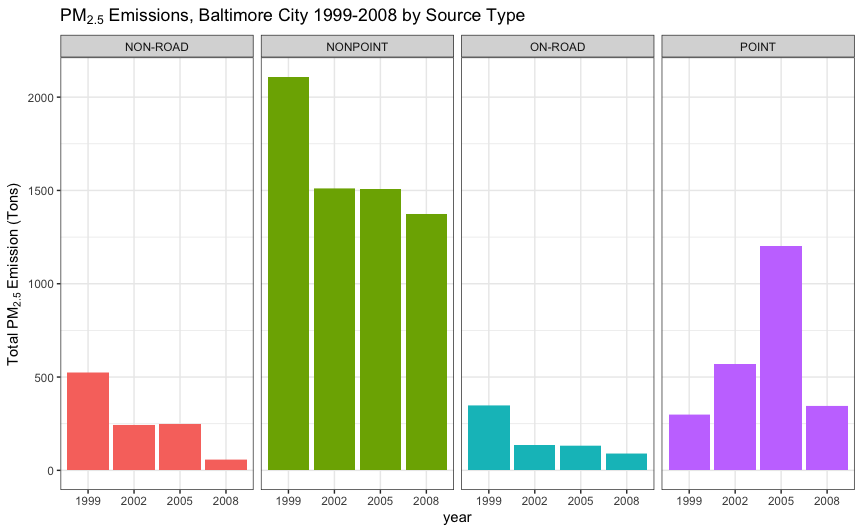

The R source for this figure:
ggp <- ggplot(baltimoreNEI,aes(factor(year),Emissions,fill=type)) +
geom_bar(stat="identity") +
theme_bw() + guides(fill=FALSE)+
facet_grid(.~type,scales = "free",space="free") +
labs(x="year", y=expression("Total PM"[2.5]*" Emission (Tons)")) +
labs(title=expression("PM"[2.5]*" Emissions, Baltimore City 1999-2008 by Source Type"))
print(ggp)
